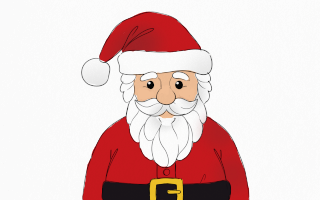
#> input picture assets/face.png, 320 x 200 px; its folder holds 4 pictures in this run
$ python mkpalette.py
#> lines starting #> are read from the running program, lines starting #| are printed output that depends on the picture
"""The game's palette, fitted to the art: assets/palette.gif, and
assets/palette.gpl for Krita.

    python3 tools/mkpalette.py

The Makefile runs it whenever a picture changes, before convgfx.py.

**Every picture is a PNG painted in RGB**, so no picture stores palette
indices and the palette is free to be whatever 256 colours suit the art
best. It is fitted by k-means over every opaque pixel of every picture the
game uses (BITMAPS and SCENES in convgfx.py), with the weighted distance
convgfx.py maps by. Each picture counts half by its pixels and half as one
picture among all, so that a small sprite -- a fox's chest, a present --
gets colours of its own and is not outvoted by the backdrops.

The palette used to be sixteen hand-chosen ramps. Paintings fall between
ramps, and a crimson couch came out brown and a cream chest grey.

**FIXED keeps its colours and its index**: the code and the labels name
those. The rest are sorted dark to light. Every colour is quantised to the
6 bits a channel the engine keeps (src/dos.c), so what is fitted is what
the machine shows. The fit is seeded, so the same art gives the same
palette.
"""

import glob
import os
import sys

import numpy as np
from PIL import Image

import convgfx

ASSETS = os.path.join(os.path.dirname(__file__), "..", "assets")

FIXED = {
    0: (0, 0, 0),           # black: convgfx maps ties to it, never to 254
    31: (255, 255, 255),    # COLOR_WHITE
    75: (113, 199, 93),     # COLOR_GREEN
    167: (227, 113, 20),    # COLOR_ORANGE
    185: (235, 207, 65),    # COLOR_YELLOW
    202: (73, 170, 195),    # COLOR_CYAN
    240: (0, 0, 170),       # splash background
    241: (255, 255, 255),   # splash text
    254: (0, 0, 0),         # label outline (do not use)
    255: (255, 0, 255),     # transparent (do not use)
}

NAMES = {31: "COLOR_WHITE", 75: "COLOR_GREEN", 167: "COLOR_ORANGE",
         185: "COLOR_YELLOW", 202: "COLOR_CYAN", 240: "splash background",
         241: "splash text", 254: "label outline (do not use)",
         255: "transparent (do not use)"}

# convgfx.nearest's weights, as a scale on each channel.
SCALE = np.sqrt([2.0, 4.0, 3.0])
ITERATIONS = 30


def q(v):
    """8 bits to the 6 the engine keeps, and back, so >> 2 is exact."""
    v = np.clip(np.asarray(v, float), 0, 255)
    v6 = np.round(v * 63 / 255).astype(int)
    return (v6 << 2) | (v6 >> 4)


def pictures():
    """Every PNG the game's bitmaps and scenes are made of."""
    stems = {s for _, s in convgfx.BITMAPS if s}
    for _, layers in convgfx.SCENES.values():
        stems |= {layer[0] for layer in layers}
    files = []
    for s in sorted(stems):
        if "%04d" in s:
            files += sorted(glob.glob(os.path.join(
                ASSETS, s.replace("%04d", "[0-9]" * 4) + ".png")))
        elif os.path.exists(os.path.join(ASSETS, s + ".png")):
            files.append(os.path.join(ASSETS, s + ".png"))
    return files


def weighted_colours(files):
    """Each opaque colour, at 6 bits a channel, and its weight."""
    total = {}
    pixels = []
    for f in files:
        a = np.array(Image.open(f).convert("RGBA"))
        pixels.append(q(a[:, :, :3][a[:, :, 3] >= 128]))
    n = sum(len(p) for p in pixels)
    for p in pixels:
        u, c = np.unique(p, axis=0, return_counts=True)
        w = 0.5 * c / n + 0.5 * c / len(p) / len(pixels)
        for col, wt in zip(map(tuple, u), w):
            total[col] = total.get(col, 0.0) + wt
    return (np.array(list(total.keys()), float),
            np.array(list(total.values())))


def assign(x, centres):
    """The nearest of centres to each of x."""
    out = np.empty(len(x), int)
    for i in range(0, len(x), 4096):
        d = x[i:i + 4096, None, :] - centres[None, :, :]
        out[i:i + 4096] = (d * d).sum(axis=2).argmin(axis=1)
    return out


def fit(colours, weights, k, fixed):
    """k centres, by k-means++ and Lloyd's, in the weighted space. The
    fixed colours take part in the assignment but do not move."""
    x = colours * SCALE
    fixed = np.array(fixed, float) * SCALE
    rng = np.random.default_rng(65)
    d = ((x[:, None, :] - fixed[None, :, :]) ** 2).sum(axis=2).min(axis=1)
    centres = []
    for _ in range(k):
        p = d * weights
        c = x[rng.choice(len(x), p=p / p.sum())]
        centres.append(c)
        d = np.minimum(d, ((x - c) ** 2).sum(axis=1))
    centres = np.array(centres)
    for _ in range(ITERATIONS):
        label = assign(x, np.vstack([centres, fixed]))
        for j in range(k):
            m = label == j
            if m.any():
                centres[j] = (x[m] * weights[m, None]).sum(axis=0) \
                    / weights[m].sum()
    return centres / SCALE


def main():
    colours, weights = weighted_colours(pictures())
#> in weighted_colours, a is the input picture: shape (200, 320, 4); mean R, G, B, A 70.2, 43.7, 36.7, 87.5
#> in weighted_colours, `n = sum(len(p) for p in pixels)`: n = 22104
#> the loop in weighted_colours, `for p in pixels:` made 3 passes
#> after the loop in weighted_colours, `for p in pixels:`: total = 1233 items
#> colours = 1233 rows, first 8: [0, 0, 0], [4, 0, 0], [4, 4, 4], [8, 0, 0], [8, 8, 4], [8, 8, 8], [12, 0, 0], [12, 8, 12]; weights = 1233 values, max 0.11 at index 975, min 3.05e-05 at index 3, mean 0.000811
    usable = [rgb for i, rgb in FIXED.items() if i not in (254, 255)]
    free = [i for i in range(256) if i not in FIXED]
    fitted = [tuple(int(v) for v in q(c))
              for c in fit(colours, weights, len(free), usable)]
#> in fit, `x = colours * SCALE`: x = 1233 rows, first 8: [0, 0, 0], [5.66, 0, 0], [5.66, 8, 6.93], [11.31, 0, 0], [11.31, 16, 6.93], [11.31, 16, 13.86], [16.97, 0, 0], [16.97, 16, 20.78]
#> in fit, `d = ((x[:, None, :] - fixed[None, :, :]) ** 2).sum(axis=2).min(axis=1)`: d = 1233 values, max 57891 at index 171, min 0 at index 0, mean 23113.5
#> the loop in fit, `for _ in range(k):` made 246 passes
#> c on passes 1 to 3: [154.1, 130, 119.5], [281.4, 48, 48.5], [332.3, 372, 252.9]
#> after the loop in fit, `for _ in range(k):`: centres = 246 items, first 6: [154.1, 130, 119.5], [281.4, 48, 48.5], [332.3, 372, 252.9], [212.1, 40, 41.57], [268.7, 406, 365.5], [28.28, 88, 34.64]; d = 1233 values, max 1904 at index 809, min 0 at index 0, mean 202.1
#> in fit, `centres = np.array(centres)`: centres = 246 rows, first 8: [154.1, 130, 119.5], [281.4, 48, 48.5], [332.3, 372, 252.9], [212.1, 40, 41.57], [268.7, 406, 365.5], [28.28, 88, 34.64], [315.4, 446, 386.2], [33.94, 40, 41.57]
#> after the loop in fit, `for _ in range(ITERATIONS):`: centres = 246 rows, first 8: [157.8, 123.5, 114.5], [281.4, 48, 48.5], [332.1, 371.5, 253.2], [210.4, 40, 41.57], [273.7, 400.4, 365.5], [21.01, 93.71, 39.59], [315.9, 446.3, 386], [33.97, 39.98, 41.56]
#> fitted = 246 items, first 6: (113, 60, 65), (199, 24, 28), (235, 186, 146), (150, 20, 24), (195, 199, 211), (16, 48, 24)
    # Two centres can round to one colour, and a fitted one to a fixed one;
    # a duplicate is harmless, but nudge it so each entry is its own.
    seen = set(FIXED.values())
    for i, c in enumerate(fitted):
        while c in seen:
            c = (c[0], c[1], min(255, c[2] + 4) if c[2] < 252 else c[2] - 4)
        seen.add(c)
        fitted[i] = c
#> this loop made 246 passes
#> after the loop, seen = 254 items
    fitted.sort(key=lambda c: (2 * c[0] + 4 * c[1] + 3 * c[2], c))

    palette = [None] * 256
    for i, rgb in FIXED.items():
        palette[i] = rgb
    for i, rgb in zip(free, fitted):
        palette[i] = rgb
#> this loop made 246 passes
#> (i, rgb) on passes 1 to 3: (1, (4, 4, 4)), (2, (20, 4, 4)), (3, (16, 12, 12))
#> after the loop, palette = 256 items, first 6: (0, 0, 0), (4, 4, 4), (20, 4, 4), (16, 12, 12), (44, 4, 8), (20, 16, 20)

    S = 16
    im = Image.new("P", (16 * S, 16 * S))
#> im: PIL image 256x256 P; every value is 0
    im.putpalette([c for rgb in palette for c in rgb])
    im.putdata([(y // S) * 16 + x // S
                for y in range(16 * S) for x in range(16 * S)])
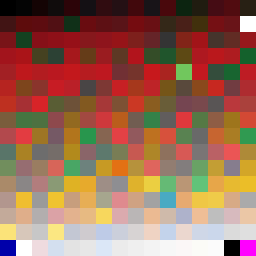
#> im: PIL image 256x256 P; mean R, G, B 152.3, 104.4, 84
    im.save(os.path.join(ASSETS, "palette.gif"), optimize=False)

    with open(os.path.join(ASSETS, "palette.gpl"), "w") as f:
        f.write("GIMP Palette\nName: Sleigh Overflow\nColumns: 16\n#\n")
        for i, (r, g, b) in enumerate(palette):
            f.write(f"{r:3d} {g:3d} {b:3d}\t{i:3d} {NAMES.get(i, '')}"
                    .rstrip() + "\n")
#> this loop made 256 passes


if __name__ == "__main__":
    sys.exit(main())
#> (the program exits here)
